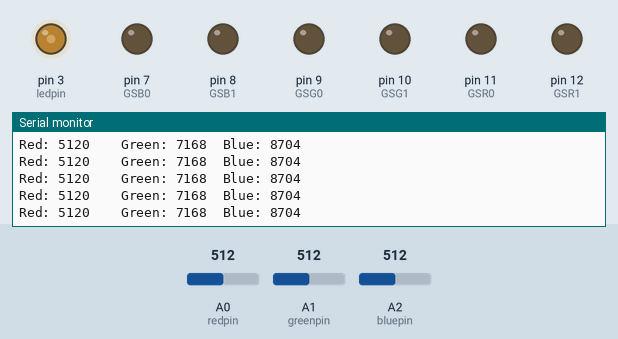
The sketch below on a simulated Arduino Uno, built with avr-gcc and run on an emulated ATmega328P. Shown: output pins drawn as LEDs (lit = HIGH), the last lines printed to the serial monitor. The test bench sets the inputs (shaded band); at power-on: A1 (greenpin) = 512, A0 (redpin) = 512, A2 (bluepin) = 512.

Above: at 1.4 s.
1.5 s: A1 (greenpin) set to 698
At 1.83 s:
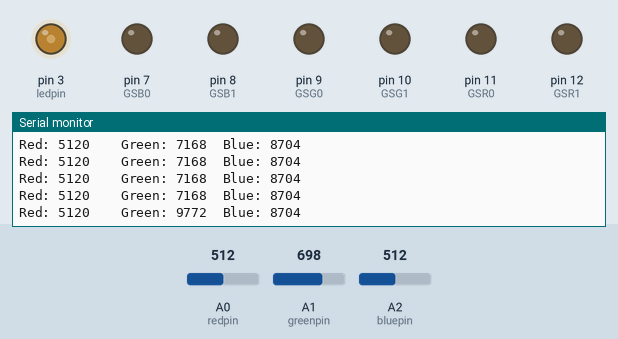
4.5 s: A1 (greenpin) set to 727
At 4.64 s:
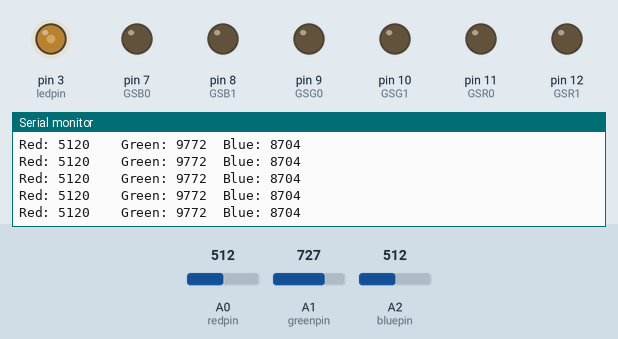
Timing chart, 0 to 7.5 s (numbered marks = the images above; inputs shaded):
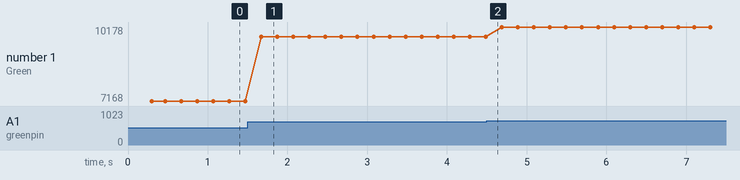

Measured:
- after the input at 1.5 s, the serial monitor: prints a new line after 0.17 s (image 1)
- plotted number 1: 7168 → 9772 after the input at 1.5 s, 9772 → 10178 after the input at 4.5 s

The sketch:

HDJDs822_ejemplo.ino
```cpp
/************************************************************************
** Código creado en Electrónica 5Hz                                    **
** www.5hz-electronica.com                                             **
** Por:                                                                **
**                                                                     **
** Descripción del código:                                             **
**                                                                     **
** Ejemplo para el sensor de color HDJD-S822                           **
** Coloca un objeto enfrente del sensor y checa en el                  **
** monitor serial los valores que esté leyendo el sensor               **
*************************************************************************
Conexiones:
UNO   HDJD-S822

5V    5V
GND   GND
3     LED
A0    VR
A1    VG
A2    VB

Conecta los pines de ganancia del sensor a los pines digitales
7-12 (o a GND)
*/

//--------------------------------------------------definiciones de pines

const int ledpin = 3;
const int GSR1 = 12;
const int GSR0 = 11;
const int GSG1 = 10;
const int GSG0 = 9;
const int GSB1 = 8;
const int GSB0 = 7;

int redpin = A0;
int greenpin = A1;
int bluepin = A2;

int red = 0;
int green = 0;
int blue = 0;

//----------------------------------------------------------configuracion

void setup()
{
  Serial.begin(9600);

  pinMode(ledpin, OUTPUT);
  pinMode(GSR1, OUTPUT);
  pinMode(GSR0, OUTPUT);
  pinMode(GSG1, OUTPUT);
  pinMode(GSG0, OUTPUT);
  pinMode(GSB1, OUTPUT);
  pinMode(GSB0, OUTPUT);
  analogWrite(ledpin, 100);
  //ajusta las ganancias
  digitalWrite(GSR1, LOW);
  digitalWrite(GSR0, LOW);
  digitalWrite(GSG1, LOW);
  digitalWrite(GSG0, LOW);
  digitalWrite(GSB1, LOW);
  digitalWrite(GSB0, LOW);
  Serial.println("-------------------5HZ ELECTRONICA---------------------------");
  Serial.println("");
  Serial.println("                     PRESENTA");
  Serial.println("");
  Serial.println("*************************************************************");
  Serial.println("");
  Serial.println("      BIEVENIDO AL PROGRAMA DE PRUEBAS DEL HDJD-S822");
  Serial.println("");
  Serial.println("*************************************************************");
  Serial.println("");
}

//########################################################ciclo principal

void loop()
{

  // Lee sensores
  // En la página 7 de la hoja de datos, hay una gráfica de la
  // respuesta espectral del chip. Los factores de escala fueron
  // seleccionados basados en esta gráfica para que la ganancia de
  // cada color sea casi igual
  red = analogRead(redpin) * 10;
  green = analogRead(greenpin) * 14;
  blue = analogRead(bluepin) * 17;

  //imprime los valores en el monitor serial
  Serial.print("Red: ");
  Serial.print(red, DEC);
  Serial.print("\t\tGreen: ");
  Serial.print(green, DEC);
  Serial.print("\tBlue: ");
  Serial.println(blue, DEC);
  delay(200);
}

//################################################fin del ciclo principal
```
